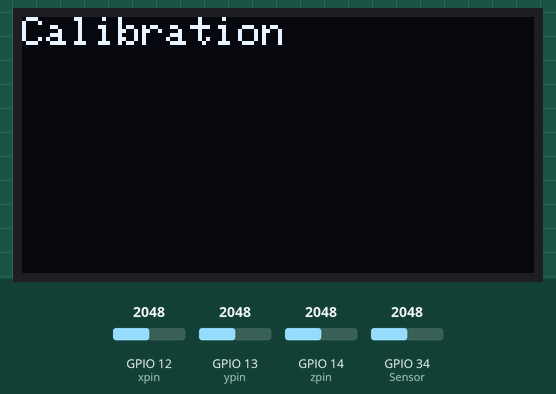
Bench run of a sketch on a simulated ESP32. On the bench: 128×64 one-colour display. The inputs (shaded band) are chosen by the test bench; at power-on: GPIO 12 (xpin) = 2048, GPIO 13 (ypin) = 2048, GPIO 14 (zpin) = 2048, GPIO 34 (Sensor) = 2048. The local clock reads 2024-03-15 10:24:30 at power-on unless the sketch sets it; what the sketch prints to the serial monitor is not drawn.

Above: at 0.1 s.
At 1.5 s:
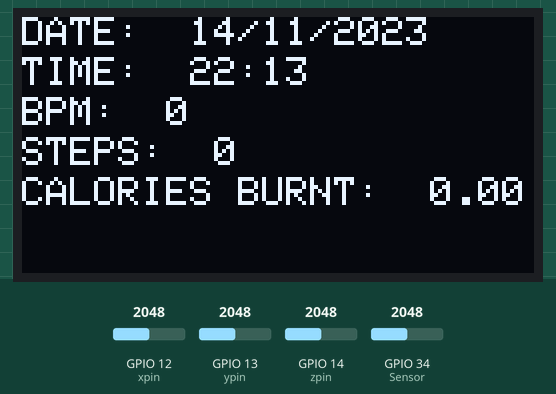
At 40.5 s:
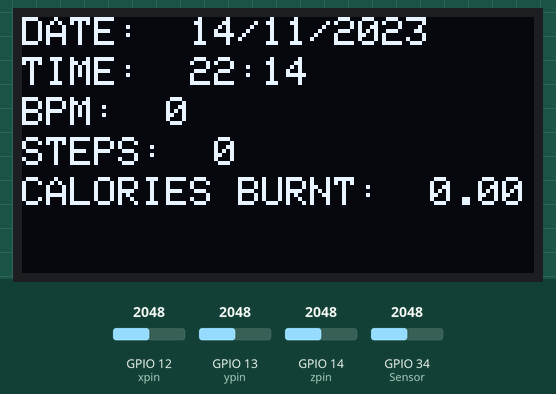

The sketch:

FitnessWatchPrototype.ino
```cpp
#include <Wire.h>
#include <Adafruit_GFX.h>
#include <Adafruit_SSD1306.h>
#include "RTClib.h"
//#include<WiFi.h>
//#include "ThingSpeak.h"

//WiFi Credentials
//const char * ssid = "SSID";
//const char * pwd = "PASSWORD";

//rtc obj
RTC_DS3231 rtc;

// Declaration for an SSD1306 display connected to I2C (SDA, SCL pins)
Adafruit_SSD1306 display(128, 64, &Wire, -1);

//WiFiClient  client;
//unsigned long channel_id = CHANNEL_id;
//const char * api_key = "WRITE-API-KEY";


//PulseSensor Variables
// these variables are volatile because they are used during the interrupt service routine!
volatile int BPM;                   // used to hold the pulse rate
volatile int Signal;                // holds the incoming raw data
volatile int IBI = 600;             // holds the time between beats, must be seeded!
volatile boolean Pulse = false;     // true when pulse wave is high, false when it's low
volatile boolean QS = false;        // becomes true when ESP32 finds a beat.
volatile int rate[10];                    // array to hold last ten IBI values
volatile unsigned long sampleCounter = 0; // used to determine pulse timing
volatile unsigned long lastBeatTime = 0;  // used to find IBI
volatile int P =512;                      // used to find peak in pulse wave, seeded
volatile int T = 512;                     // used to find trough in pulse wave, seeded
volatile int thresh = 512;                // used to find instant moment of heart beat, seeded
volatile int amp = 100;                   // used to hold amplitude of pulse waveform, seeded
volatile boolean firstBeat = true;        // used to seed rate array so we startup with reasonable BPM
volatile boolean secondBeat = false;      // used to seed rate array so we startup with reasonable BPM
hw_timer_t * timer = NULL;
static int i=0;

//Accelerometer variables
int xpin=12, ypin=13, zpin=14;
float xval[100]={0};
float yval[100]={0};
float zval[100]={0};
float xavg, yavg, zavg;
int steps=0;
float totvect = 0;

void setup(){
  Serial.begin(115200);
  if(!display.begin(SSD1306_SWITCHCAPVCC, 0x3C)) {
    Serial.println("SSD1306 allocation failed");
    for(;;);
  }
  if (! rtc.begin()) {
    Serial.println("Couldn't find RTC");
    while (1);
  }
  //WiFi.begin(ssid, pwd);
  /*while(WiFi.status()!=WL_CONNECTED)
  {
    Serial.println(".");
  }*/
  Serial.println("Connected");
  rtc.adjust(DateTime(F(__DATE__), F(__TIME__)));
  interruptSetup();                 // sets up to read Pulse Sensor signal every 2mS
  display.clearDisplay();
  display.setTextSize(1);
  display.setTextColor(WHITE);
  display.setCursor(0,0);
  display.println("Calibration");
  display.display();
  delay(1000);
  calibrate();
  display.clearDisplay();
  //ThingSpeak.begin(client);  // Initialize ThingSpeak
}

void loop(){
  if (QS == true){                       // Quantified Self flag is true when ESP32 finds a heartbeat
        Serial.print("BPM:");
        Serial.println(BPM);
        QS = false;                      // reset the Quantified Self flag for next time
  }
  float xaccl=0, yaccl=0, zaccl=0, temp=0;
  xaccl = float(analogRead(xpin));
  delay(1);
  yaccl = float(analogRead(ypin));
  delay(1);
  zaccl = float(analogRead(zpin));
  delay(1);
  temp=totvect;
  totvect = sqrt(((xaccl-xavg)* (xaccl-xavg))+ ((yaccl - yavg)*(yaccl - yavg)) + ((zaccl - zavg)*(zaccl - zavg)));
  float diff = fabs(temp-totvect);
  Serial.println(totvect);
  Serial.println(totvect-temp);
  //calculate steps
  if (diff>=80.0)
    {
      if(temp!=0) steps=steps+1;
     }
  float cal = 0.035 * steps;
  DateTime now = rtc.now();
  Serial.print("steps=");
  Serial.println(steps);
  display.clearDisplay();
  display.setCursor(0,0);
  display.print("DATE:  ");
  display.print(now.day());
  display.print('/');
  display.print(now.month());
  display.print('/');
  display.print(now.year());
  display.setCursor(0,10);
  display.print("TIME:  ");
  display.print(now.hour());
  display.print(':');
  display.print(now.minute());
  display.setCursor(0,20);
  display.print("BPM:  ");
  display.print(BPM);
  display.setCursor(0,30);
  display.print("STEPS:  ");
  display.print(steps);
  display.setCursor(0,40);
  display.print("CALORIES BURNT:  ");
  display.print(cal);
  display.display();
  delay(750);
  //ThingSpeak.setField(1,BPM);
  //ThingSpeak.writeFields(channel_id, api_key);
}

void interruptSetup(){
  // Use 1st timer of 4 (counted from zero).
  // Set 80 divider for prescaler (see ESP32 Technical Reference Manual for more info)
  timer = timerBegin(0, 80, true);
  // Initializes Timer to run the ISR to sample every 2mS as per original Sketch.
  // Attach ISRTr function to our timer.
  timerAttachInterrupt(timer, &ISRTr, true);
  // Set alarm to call isr function every 2 milliseconds (value in microseconds).
  // Repeat the alarm (third parameter)
  timerAlarmWrite(timer, 2000, true);
  // Start an alarm
  timerAlarmEnable(timer);
}

// THIS IS THE HW-TIMER INTERRUPT SERVICE ROUTINE - Timer makes sure that we take a reading every 2 miliseconds
void ISRTr(){                                 // triggered when timer fires
  Signal = analogRead(34);                    // read the Pulse Sensor on pin 34 3.3v sensor power
  Signal = map(Signal, 0, 4095, 0, 1023);     // Map the value back to original sketch range......
  sampleCounter += 2;                         // keep track of the time in mS with this variable
  int N = sampleCounter - lastBeatTime;       // monitor the time since the last beat to avoid noise

    //  find the peak and trough of the pulse wave
  if(Signal < thresh && N > (IBI/5)*3){       // avoid dichrotic noise by waiting 3/5 of last IBI
    if (Signal < T){                        // T is the trough
      T = Signal;                         // keep track of lowest point in pulse wave
    }
  }
  if(Signal > thresh && Signal > P){          // thresh condition helps avoid noise
    P = Signal;                             // P is the peak
  }                                        // keep track of highest point in pulse wave

  //  NOW IT'S TIME TO LOOK FOR THE HEART BEAT - signal surges up in value every time there is a pulse
  if (N > 250){                                   // avoid high frequency noise
    if ( (Signal > thresh) && (Pulse == false) && (N > (IBI/5)*3) ){
      Pulse = true;                               // set the Pulse flag when we think there is a pulse

      IBI = sampleCounter - lastBeatTime;         // measure time between beats in mS
      lastBeatTime = sampleCounter;               // keep track of time for next pulse

      if(secondBeat){                        // if this is the second beat, if secondBeat == TRUE
        secondBeat = false;                  // clear secondBeat flag
        for(int i=0; i<=9; i++){             // seed the running total to get a realisitic BPM at startup
          rate[i] = IBI;
        }
      }

      if(firstBeat){                         // if it's the first time we found a beat, if firstBeat == TRUE
        firstBeat = false;                   // clear firstBeat flag
        secondBeat = true;                   // set the second beat flag
        sei();                               // enable interrupts again
        return;                              // IBI value is unreliable so discard it
      }


      // keep a running total of the last 10 IBI values
      word runningTotal = 0;                  // clear the runningTotal variable

      for(int i=0; i<=8; i++){                // shift data in the rate array
        rate[i] = rate[i+1];                  // and drop the oldest IBI value
        runningTotal += rate[i];              // add up the 9 oldest IBI values
      }

      rate[9] = IBI;                          // add the latest IBI to the rate array
      runningTotal += rate[9];                // add the latest IBI to runningTotal
      runningTotal /= 10;                     // average the last 10 IBI values
      BPM = 60000/runningTotal;
      QS = true;                              // set Quantified Self flag
      // QS FLAG IS NOT CLEARED INSIDE THIS ISR
    }
  }
  if (Signal < thresh && Pulse == true){   // when the values are going down, the beat is over

    Pulse = false;                         // reset the Pulse flag so we can do it again
    amp = P - T;                           // get amplitude of the pulse wave
    thresh = amp/2 + T;                    // set thresh at 50% of the amplitude
    P = thresh;                            // reset these for next time
    T = thresh;
  }
  if (N > 2500){                           // if 2.5 seconds go by without a beat
    thresh = 512;                          // set thresh default
    P = 512;                               // set P default
    T = 512;                               // set T default
    lastBeatTime = sampleCounter;          // bring the lastBeatTime up to date
    firstBeat = true;                      // set these to avoid noise
    secondBeat = false;                    // when we get the heartbeat back
  }
}

void calibrate()

{
  float sum=0;
  float sum1=0;
  float sum2=0;
  for (int i=0;i<100;i++)
  {
    xval[i]=float(analogRead(xpin));
    sum=xval[i]+sum;
  }
  delay(100);
  xavg=sum/100.0;
  Serial.println(xavg);
  for (int j=0;j<100;j++)
  {
    yval[j]=float(analogRead(ypin));
    sum1=xval[j]+sum1;
  }
  yavg=sum1/100.0;
  Serial.println(yavg);
  delay(100);
  for (int i=0;i<100;i++)
  {
  zval[i]=float(analogRead(zpin));
  sum2=zval[i]+sum2;
  }
  zavg=sum2/100.0;
  delay(100);
  Serial.println(zavg);
}
```

Measured:
- what the display in image 0 shows lasts 1.3 s, from 0.1 s to 1.4 s
- what the display in image 1 shows lasts 39.0 s, from 1.4 s to 40.4 s
- what the display in image 2 shows lasts 60.1 s, from 40.4 s to 100.5 s
